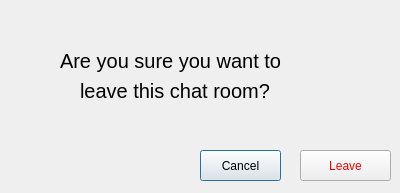
<?xml version="1.0" encoding="UTF-8"?>
<ui version="4.0">
 <class>LeaveChatRoomDialog</class>
 <widget class="QDialog" name="LeaveChatRoomDialog">
  <property name="geometry">
   <rect>
    <x>0</x>
    <y>0</y>
    <width>400</width>
    <height>193</height>
   </rect>
  </property>
  <property name="windowTitle">
   <string>LeaveChatRoomDialog</string>
  </property>
  <widget class="QLabel" name="label">
   <property name="geometry">
    <rect>
     <x>60</x>
     <y>20</y>
     <width>251</width>
     <height>81</height>
    </rect>
   </property>
   <property name="font">
    <font>
     <pointsize>15</pointsize>
    </font>
   </property>
   <property name="text">
    <string>Are you sure you want to</string>
   </property>
  </widget>
  <widget class="QLabel" name="label_2">
   <property name="geometry">
    <rect>
     <x>80</x>
     <y>50</y>
     <width>251</width>
     <height>81</height>
    </rect>
   </property>
   <property name="font">
    <font>
     <pointsize>15</pointsize>
    </font>
   </property>
   <property name="text">
    <string>leave this chat room?</string>
   </property>
  </widget>
  <widget class="QPushButton" name="m_cancel">
   <property name="geometry">
    <rect>
     <x>200</x>
     <y>150</y>
     <width>81</width>
     <height>31</height>
    </rect>
   </property>
   <property name="text">
    <string>Cancel</string>
   </property>
  </widget>
  <widget class="QPushButton" name="m_leave">
   <property name="geometry">
    <rect>
     <x>300</x>
     <y>150</y>
     <width>91</width>
     <height>31</height>
    </rect>
   </property>
   <property name="styleSheet">
    <string notr="true">color: red;</string>
   </property>
   <property name="text">
    <string>Leave</string>
   </property>
  </widget>
 </widget>
 <resources/>
 <connections/>
</ui>
